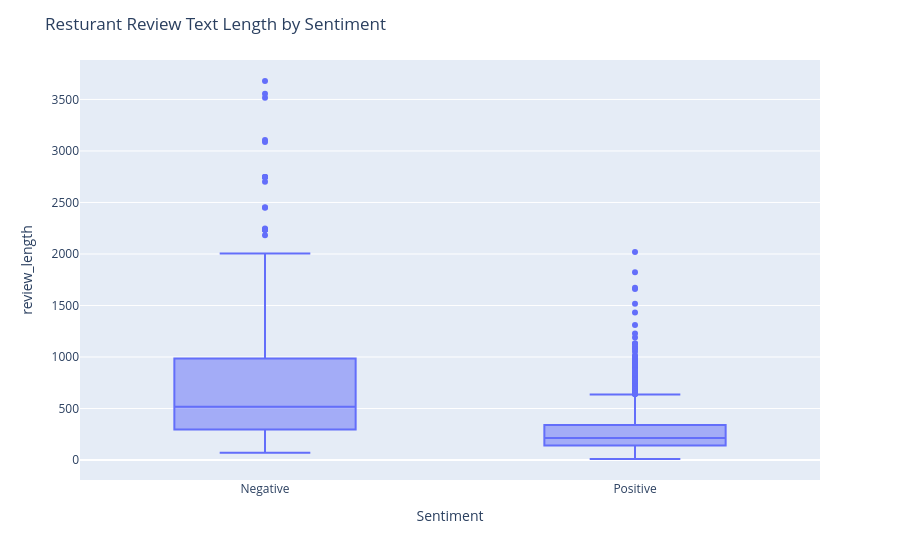

This figure's notebook cell:
### Markdown cell above
### Review Metadata

### Code cell
#Number of characters

df['review_length'] = df['Review'].str.len()


fig = px.box(df,
             x='Sentiment',
             y='review_length')
fig.update_layout(title= 'Resturant Review Text Length by Sentiment')             
fig.show()

### Figure 1 — Plotly figure (JSON) as saved in the notebook; plotly's stock layout.template omitted (floating-point values rounded to 4 significant figures; data arrays with more than 128 entries replaced by an {"elided": "..."} marker saying what was removed)
{"data": [{"alignmentgroup": "True", "hovertemplate": "Sentiment=%{x}<br>review_length=%{y}<extra></extra>", "legendgroup": "", "marker": {"color": "#636efa"}, "name": "", "notched": false, "offsetgroup": "", "orientation": "v", "showlegend": false, "type": "box", "x": {"elided": "1502 str values"}, "x0": " ", "xaxis": "x", "y": {"elided": "1502 int values"}, "y0": " ", "yaxis": "y"}], "layout": {"autosize": true, "boxmode": "group", "legend": {"tracegroupgap": 0}, "margin": {"t": 60}, "title": {"text": "Resturant Review Text Length by Sentiment"}, "xaxis": {"anchor": "y", "autorange": true, "domain": [0, 1], "range": [-0.5, 1.5], "title": {"text": "Sentiment"}, "type": "category"}, "yaxis": {"anchor": "x", "autorange": true, "domain": [0, 1], "range": [-193.8, 3883.0], "title": {"text": "review_length"}, "type": "linear"}}}
